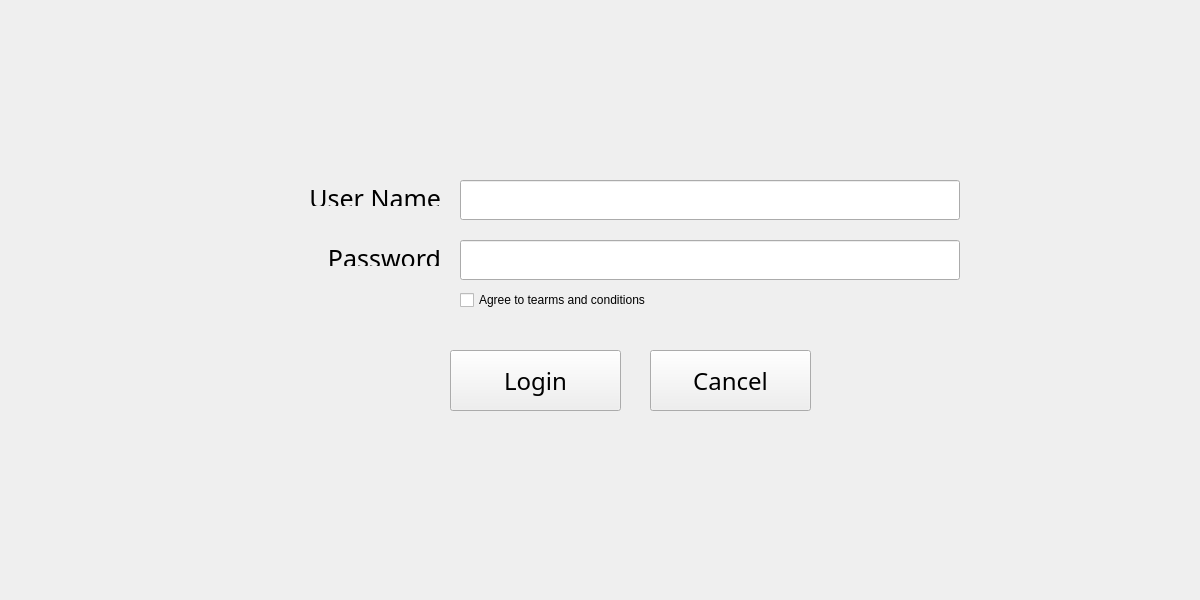
<?xml version="1.0" encoding="UTF-8"?>
<ui version="4.0">
 <class>user_login_form</class>
 <widget class="QWidget" name="user_login_form">
  <property name="geometry">
   <rect>
    <x>0</x>
    <y>0</y>
    <width>1200</width>
    <height>600</height>
   </rect>
  </property>
  <property name="windowTitle">
   <string>Form</string>
  </property>
  <widget class="QPushButton" name="btn_login">
   <property name="geometry">
    <rect>
     <x>450</x>
     <y>350</y>
     <width>171</width>
     <height>61</height>
    </rect>
   </property>
   <property name="font">
    <font>
     <family>Montserrat</family>
     <pointsize>18</pointsize>
    </font>
   </property>
   <property name="text">
    <string>Login</string>
   </property>
  </widget>
  <widget class="QLabel" name="label">
   <property name="geometry">
    <rect>
     <x>300</x>
     <y>190</y>
     <width>141</width>
     <height>16</height>
    </rect>
   </property>
   <property name="font">
    <font>
     <family>Montserrat</family>
     <pointsize>19</pointsize>
    </font>
   </property>
   <property name="text">
    <string>User Name</string>
   </property>
   <property name="alignment">
    <set>Qt::AlignRight|Qt::AlignTrailing|Qt::AlignVCenter</set>
   </property>
  </widget>
  <widget class="QLineEdit" name="input_user_id">
   <property name="geometry">
    <rect>
     <x>460</x>
     <y>180</y>
     <width>500</width>
     <height>40</height>
    </rect>
   </property>
   <property name="font">
    <font>
     <family>Montserrat</family>
     <pointsize>18</pointsize>
    </font>
   </property>
  </widget>
  <widget class="QLineEdit" name="input_password">
   <property name="geometry">
    <rect>
     <x>460</x>
     <y>240</y>
     <width>500</width>
     <height>40</height>
    </rect>
   </property>
   <property name="echoMode">
    <enum>QLineEdit::Password</enum>
   </property>
  </widget>
  <widget class="QLabel" name="label_3">
   <property name="geometry">
    <rect>
     <x>300</x>
     <y>250</y>
     <width>141</width>
     <height>16</height>
    </rect>
   </property>
   <property name="font">
    <font>
     <family>Montserrat</family>
     <pointsize>19</pointsize>
    </font>
   </property>
   <property name="text">
    <string>Password</string>
   </property>
   <property name="alignment">
    <set>Qt::AlignRight|Qt::AlignTrailing|Qt::AlignVCenter</set>
   </property>
  </widget>
  <widget class="QPushButton" name="btn_cancel_login">
   <property name="geometry">
    <rect>
     <x>650</x>
     <y>350</y>
     <width>161</width>
     <height>61</height>
    </rect>
   </property>
   <property name="font">
    <font>
     <family>Montserrat</family>
     <pointsize>18</pointsize>
    </font>
   </property>
   <property name="text">
    <string>Cancel</string>
   </property>
  </widget>
  <widget class="QCheckBox" name="tearms_check_box">
   <property name="geometry">
    <rect>
     <x>460</x>
     <y>290</y>
     <width>301</width>
     <height>20</height>
    </rect>
   </property>
   <property name="text">
    <string>Agree to tearms and conditions</string>
   </property>
  </widget>
 </widget>
 <resources/>
 <connections/>
</ui>
